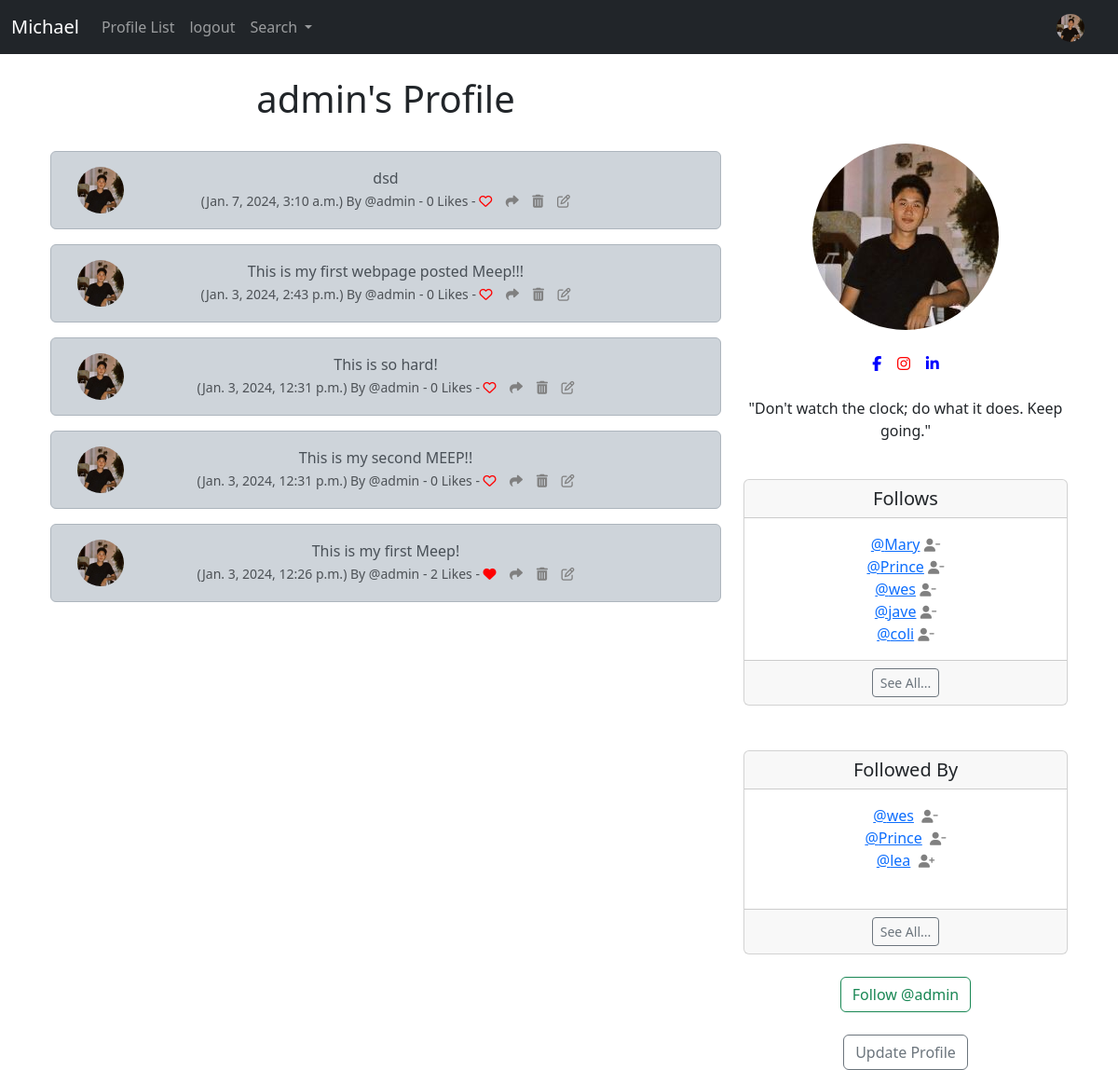
Screenshot of /profile/1 (signed in) with the database file from the repository.
### michael/models.py (models this page shows, shortened)
class Profile(models.Model):
    user = models.OneToOneField(User, on_delete=models.CASCADE)
    follows = models.ManyToManyField('self',
        related_name="followed_by",
        symmetrical=False,
        blank=True)
    date_modified = models.DateTimeField(auto_now=True)
    profile_image = models.ImageField(null=True, blank=True, upload_to="images/")
    profile_bio = models.CharField(null=True, blank=True, max_length=500)
    homepage_link = models.CharField(null=True, blank=True, max_length=100)
    facebook_link = models.CharField(null=True, blank=True, max_length=100)
    instagram_link = models.CharField(null=True, blank=True, max_length=100)
    linkedin_link = models.CharField(null=True, blank=True, max_length=100)
    def __str__(self):
        return self.user.username

class Meep(models.Model):
    user = models.ForeignKey(
        User, related_name="meeps",
        on_delete=models.DO_NOTHING
    )
    body = models.CharField(max_length=200)
    created_at = models.DateTimeField(auto_now_add=True)
    likes = models.ManyToManyField(User, related_name="meep_like", blank=True)
    def number_of_likes(self):
        return self.likes.count()

### michael/views.py (the view, shortened to what this page needs)
# urls.py: path('profile/<int:pk>', views.profile, name='profile'),
def profile(request, pk):
    if request.user.is_authenticated:
        profile = Profile.objects.get(user_id=pk)
        meeps = Meep.objects.filter(user_id=pk).order_by("-created_at")
        return render(request, "profile.html", {"profile": profile, "meeps": meeps})
    else:
        messages.success(request, "You Must Be Logged In To View This Page...")
        return redirect('home')

### michael/templates/profile.html (shortened to what this page needs)
{% extends 'base.html' %}
{% load static %}
{% block content %}
{% if profile %}
    <div class="container text-center">
        <div class="row">
            <div class=col-8>
                <h1>{{ profile.user.username }}'s Profile</h1>
                <br/>
                {% if meeps %}
                    {% for meep in meeps %}
            <div class="alert alert-dark" role="alert">
    <div class="container">
        <div class="row">
            <div class="col-1">
                {% if profile.profile_image %}
                <img src="{{ profile.profile_image.url }}" width=50 height=50 class="rounded-circle" alt="{{ profile.user.username }}">
                {% else %}
                <img src="{% static 'images/avatar.png' %}" width=50 height=50 class="rounded-circle" alt="{{ profile.user.username }}">
                {% endif %}
            </div>
            <div class="col-10">
                          {{ meep.body }}<br/>
                            <small class="text-muted">
                                ({{ meep.created_at}})
                                By
                                @{{ meep.user.username}}
                    - {{ meep.number_of_likes }} Likes -
                    {% if user in meep.likes.all %}
                      <a href="{% url 'meep_like' meep.id %}"><i class="fa-solid fa-heart" style="color:red"></i></a>
                    {% else %}
                      <a href="{% url 'meep_like' meep.id %}"><i class="fa fa-heart-o" style="color:red"></i></a>
                    {% endif %}
                    <a href="{% url 'meep_show' meep.id %}">
                    <i class="fa-solid fa-share" style="color:gray"></i></a>
                    {% if request.user.username == profile.user.username %}
                    <a href="{% url 'delete_meep' meep.id %}">
                    <i class="fa-solid fa-trash-can" style="color:gray"></i></a>
                    <a href="{% url 'edit_meep' meep.id %}">
                    <i class="fa fa-edit" style="color:gray"></i></a>
                    {% endif %}
                            </small>
                        </div><br/><br/>
            </div>
        </div>
    </div>
                    {% endfor %}
                {% endif %}
            </div>
            <div class="col-4">
                <br/><br/><br/>
                {% if profile.profile_image %}
                <img src="{{ profile.profile_image.url }}"
                 class="rounded-circle">
                <br/><br/>
                {% endif %}
                {% if profile.facebook_link %}
                    <a href="{{ profile.facebook_link }}"target="new">
                        <i class="fa-brands fa-facebook-f" style="color:blue"></i></a>
                {% endif %}
                {% if profile.instagram_link %}
                    <a href="{{ profile.instagram_link }}"target="new">
                        <i class="fa-brands fa-instagram" style="color:red"></i></a>
                {% endif %}
                {% if profile.linkedin_link %}
                    <a href="{{ profile.linkedin_link }}"target="new">
                        <i class="fa-brands fa-linkedin-in" style="color:blue"></i></a>
                {% endif %}
<br/><br/>
{% if profile.profile_bio %}
    <p align="center">
       {{profile.profile_bio}}
    </p>
{% endif %}
<br/>
    <div class="card">
  <h5 class="card-header">Follows</h5>
  <div class="card-body">
    <p class="card-text">
            {% for following in profile.follows.all %}
                <a href="{% url 'profile' following.user.id %}">@{{ following }}</a>
                <a href="{% url 'unfollow' following.user.id %}">
                <i class="fa fa-user-minus small" style="color:gray"></i></a>
                <br/>
            {% endfor %}
    </p>
  </div>
  <div class="card-footer">
    <a href="{% url 'follows' profile.user.id %}" class="btn btn-sm btn-outline-secondary">See All...</a>
  </div>
</div>
            <br/><br/>
            <div class="card">
                <h5 class="card-header">Followed By</h5>
                <div class="card-body">
                <p class="card-text">
                    {% for following in profile.followed_by.all|slice:3 %}
                            <a href="{% url 'profile' following.user.id %}">@{{ following }}</a>&nbsp;
                            {% if following in profile.follows.all %}
                              <a href="{% url 'unfollow' following.user.id %}">
                              <i class="fa fa-user-minus small" style="color:gray"></i></a>
                            {% else %}
                              <a href="{% url 'follow' following.user.id %}">
                              <i class="fa fa-user-plus small" style="color:gray"></i></a>
                            {% endif%}
                            <br/>
                        {% endfor %}
                        <br/>
                </p>
                </div>
                <div class="card-footer">
                    <a href="{% url 'followers' profile.user.id %}" class="btn btn-sm btn-outline-secondary">See All...</a>
                  </div>
            </div>
<br/>
<form method=POST>
{% if profile in user.profile.follows.all %}
    <button class="btn btn-outline-danger" name="follow"
    value="unfollow" type="submit">
        Unfollow @{{ profile.user.username|lower}}
    </button>
{% else %}
    <button class="btn btn-outline-success" name="follow"
    value="follow" type="submit">
    Follow @{{ profile.user.username|lower}}
    </button>
{% endif %}
</form>
<br/>
    {% if request.user.id == profile.user.id %}
        <a href="{% url 'update_user' %}" class="btn btn-outline-secondary">Update Profile</a>
    {% endif %}
            </div>
        </div>
    </div>
{% endif %}
{% endblock %}

### michael/templates/navbar.html (shortened to what this page needs)
{% load static %}
<nav class="navbar navbar-expand-lg navbar-dark bg-dark">
    <div class="container-fluid">
      <a class="navbar-brand" href="{% url 'post-list' %}">Michael</a>
      <div class="collapse navbar-collapse" id="navbarSupportedContent">
        <ul class="navbar-nav me-auto mb-2 mb-lg-0">
          <li class="nav-item">
            <a class="nav-link"
            href="{% url 'profile_list' %}">Profile List</a>
          </li>
          {% if user.is_authenticated %}
          <li class="nav-item">
            <a class="nav-link"
            href="{% url 'logout' %}">logout</a>
          </li>
          {% endif %}
        <li class="nav-item dropdown">
            <a class="nav-link dropdown-toggle" href="#" role="button" data-bs-toggle="dropdown" aria-expanded="false">
              Search
            </a>
          </li>
        </ul>
        {% if user.is_authenticated %}
          <ul class="navbar-nav ml-auto">
            <li class="nav-link navbar-brand">
              <a href="{% url 'profile' request.user.id %}">
{% if user.profile.profile_image %}
<img src="{{ user.profile.profile_image.url }}" class="rounded-circle" width=30>
{% else %}
    <img src="{% static 'images/avatar.png' %}" class="img-fluid rounded-circle" alt="Profile Image" width=30>
{% endif %}
              </a>
            </li>
          </ul>
        {% endif %}
      </div>
    </div>
</nav>

### rows the page displays
Profile: user.username "admin", profile_image (picture), profile_bio "\"Don't watch the clock; do what it does. Keep going.\""
Meep: profile_image (picture), body "dsd", created_at "Jan. 7, 2024, 3:10 a.m.", user.username "admin", number_of_likes "0"
Meep: profile_image (picture), body "This is my first webpage posted Meep!!!", created_at "Jan. 3, 2024, 2:43 p.m.", user.username "admin", number_of_likes "0"
Meep: profile_image (picture), body "This is so hard!", created_at "Jan. 3, 2024, 12:31 p.m.", user.username "admin", number_of_likes "0"
Meep: profile_image (picture), body "This is my second MEEP!!", created_at "Jan. 3, 2024, 12:31 p.m.", user.username "admin", number_of_likes "0"
Meep: profile_image (picture), body "This is my first Meep!", created_at "Jan. 3, 2024, 12:26 p.m.", user.username "admin", number_of_likes "2"
Profile: user.username "Mary"
Profile: user.username "Prince"
Profile: user.username "wes"
Profile: user.username "jave"
Profile: user.username "coli"
Profile: user.username "lea"
